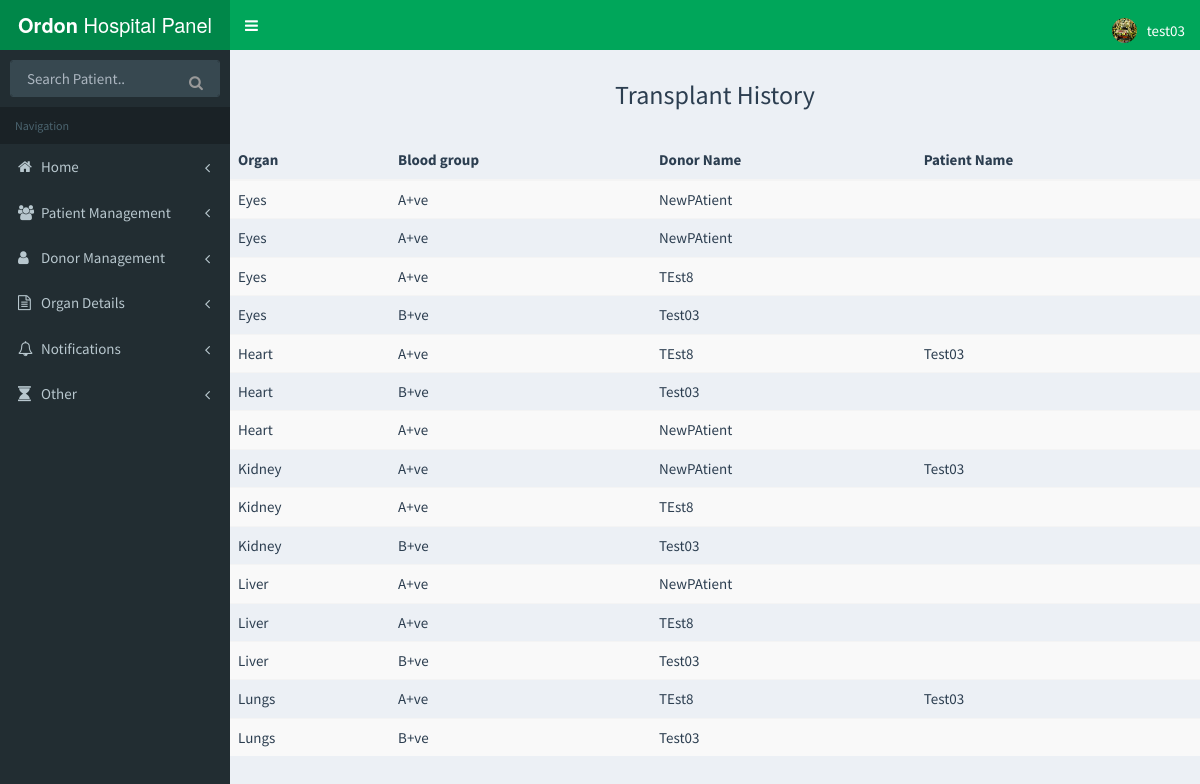
The page /transplant_history/ (signed in) on the database its author committed.
### website/models.py (models this page shows, shortened)
class Organ(models.Model):
    type = models.CharField(max_length = 100, choices = organ_choices)
    donor = models.ForeignKey(Donor, null =  True, blank = True, related_name='organ_donor')
    receiver = models.ForeignKey(Donor, null = True, blank = True, related_name='organ_receiver')
    blood_group = models.CharField(max_length = 20, choices = blood_group_choices)
    is_available = models.BooleanField(default =  True)
    organ_hospital = models.ForeignKey(Hospital, null = True, blank = True)

class Donor(models.Model):
    user = models.OneToOneField(
        User,
        on_delete=models.CASCADE,
    )
    name = models.CharField(max_length = 100)
    is_patient = models.BooleanField(default = False)
    donor_location = models.ForeignKey(Location, null = True, blank = True)
    donor_hospital = models.ForeignKey(Hospital, null = True)
    dob = models.DateField(null =  True)
    blood_group = models.CharField(max_length = 20, choices = blood_group_choices)
    is_alive = models.BooleanField(default = True)
    aadhar_no = models.IntegerField()
    phone_no = models.CharField(max_length = 20)
    photo = models.CharField(max_length = 200)

### website/views.py (the view)
# urls.py: url(r'^transplant_history/$', views.transplant_history, name='transplant_history'),
@login_required
def transplant_history(request):
    organs = Organ.objects.exclude(type='Blood',receiver__isnull=True).order_by('type')
    organs_a = []
    total_organs_count = len(organs)
    cur_count = 0
    data = {'organs':organs}
    return render(request,"transplant_history.html",data)

### templates/transplant_history.html
{%  extends 'hospital_base.html' %}
{% block content %}
    <br>
    <div align="center"> <h3 style="margin: 10px;"> Transplant History</h3></div>
    <br>
<table class="table table-hover table-striped">
    <thead>
      <tr>
        <th>Organ</th>
        <th>Blood group</th>
        <th>Donor Name</th>
          <th>Patient Name</th>
      </tr>
    </thead>
    <tbody>
    {% for organ in organs %}
      <tr>
        <td>{{ organ.type }}</td>
        <td>{{ organ.blood_group }}</td>
        <td>{{ organ.donor.name }} </td>
          <td>{{ organ.receiver.name  }}</td>
      </tr>
    {% endfor %}
    </tbody>
  </table>
{% endblock %}

### templates/hospital_base.html (shortened to what this page needs)
{% load staticfiles %}
<!DOCTYPE html>
<html>
<head>
  <link rel="stylesheet" href="{% static 'css/bootstrap.min.css' %}">
  <link rel="stylesheet" href="https://cdnjs.cloudflare.com/ajax/libs/font-awesome/4.5.0/css/font-awesome.min.css">
  <link rel="stylesheet" href="https://cdnjs.cloudflare.com/ajax/libs/ionicons/2.0.1/css/ionicons.min.css">
  <link rel="stylesheet" href="{% static 'css/AdminLTE.min.css' %}">
  <link rel="stylesheet" href="{% static 'css/skin-green.min.css' %}">
  <link rel="stylesheet" href="{% static 'css/datepicker.min.css' %}">
</head>
<body class="hold-transition skin-green sidebar-mini">
<div class="wrapper">
   <header class="main-header">
    <a href="/" class="logo">
      <span class="logo-lg"><b>Ordon </b>Hospital Panel</span>
    </a>
    <nav class="navbar navbar-static-top" style="height:50px">
      <a href="#" class="sidebar-toggle" data-toggle="offcanvas" role="button">
      </a>
      <div class="navbar-custom-menu"  style="height:50px;">
        <ul class="nav navbar-nav">
          <li class="dropdown user user-menu">
            <a href="#" class="dropdown-toggle" data-toggle="dropdown">
              <img src="/static/images/{{ request.user }}_.jpg" class="user-image"  style="overflow:hidden" alt="User Image">
              <span class="hidden-xs">{{ request.user }}</span>
            </a>
          </li>
        </ul>
      </div>
    </nav>
  </header>
  <aside class="main-sidebar">
    <section class="sidebar">
      <form action="/list_patients/" method="get" class="sidebar-form">
        <div class="input-group">
          <input type="text" name="q" class="form-control" placeholder="Search Patient..">
              <span class="input-group-btn">
                <button type="submit" name="search" id="search-btn" class="btn btn-flat"><i class="fa fa-search"></i>
                </button>
              </span>
        </div>
      </form>
      <ul class="sidebar-menu">
        <li class="header">Navigation</li>
          <li class=" treeview">
          <a href="/home/">
            <i class="fa fa-home"></i> <span>Home</span>
            <span class="pull-right-container">
              <i class="fa fa-angle-left pull-right"></i>
            </span>
          </a>
        </li>
        <li class=" treeview">
          <a href="#">
            <i class="fa fa-users"></i> <span>Patient Management</span>
            <span class="pull-right-container">
              <i class="fa fa-angle-left pull-right"></i>
            </span>
          </a>
        </li>
        <li class=" treeview">
          <a href="#">
            <i class="fa fa-user"></i> <span>Donor Management</span>
            <span class="pull-right-container">
              <i class="fa fa-angle-left pull-right"></i>
            </span>
          </a>
        </li>
        <li class=" treeview">
          <a href="#">
            <i class="fa fa-file-text-o"></i> <span>Organ Details</span>
            <span class="pull-right-container">
              <i class="fa fa-angle-left pull-right"></i>
            </span>
          </a>
        </li>
          <li class=" treeview">
          <a href="#">
            <i class="fa fa-bell-o"></i> <span>Notifications</span>
            <span class="pull-right-container">
              <i class="fa fa-angle-left pull-right"></i>
            </span>
          </a>
        </li>
        <li class=" treeview">
          <a href="#">
            <i class="fa fa-hourglass"></i> <span>Other</span>
            <span class="pull-right-container">
              <i class="fa fa-angle-left pull-right"></i>
            </span>
          </a>
        </li>
      </ul>
    </section>
  </aside>
  <div class="content-wrapper">
                {% block content %}
                {% endblock %}
  </div>
</body>
</html>

### rows shown on the page
Organ: type "Eyes", blood_group "A+ve", donor.name "NewPAtient"
Organ: type "Eyes", blood_group "A+ve", donor.name "NewPAtient"
Organ: type "Eyes", blood_group "A+ve", donor.name "TEst8"
Organ: type "Eyes", blood_group "B+ve", donor.name "Test03"
Organ: type "Heart", blood_group "A+ve", donor.name "TEst8", receiver.name "Test03"
Organ: type "Heart", blood_group "B+ve", donor.name "Test03"
Organ: type "Heart", blood_group "A+ve", donor.name "NewPAtient"
Organ: type "Kidney", blood_group "A+ve", donor.name "NewPAtient", receiver.name "Test03"
Organ: type "Kidney", blood_group "A+ve", donor.name "TEst8"
Organ: type "Kidney", blood_group "B+ve", donor.name "Test03"
Organ: type "Liver", blood_group "A+ve", donor.name "NewPAtient"
Organ: type "Liver", blood_group "A+ve", donor.name "TEst8"
Organ: type "Liver", blood_group "B+ve", donor.name "Test03"
Organ: type "Lungs", blood_group "A+ve", donor.name "TEst8", receiver.name "Test03"
Organ: type "Lungs", blood_group "B+ve", donor.name "Test03"

### other values the page prints
{{ request.user }} "test03"
